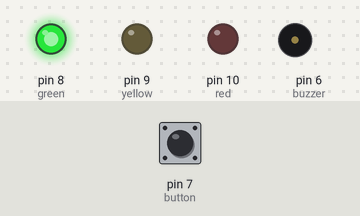
Bench run of a sketch on a simulated Arduino Uno, built with avr-gcc and run on an emulated ATmega328P. Shown: output pins drawn as LEDs (lit = HIGH), buzzer (waves = sounding, pin HIGH). The inputs (shaded band) are chosen by the test bench; at power-on: pin 7 (button) LOW.

Above: at 1.2 s.
1.3 s: pin 7 (button) pulled HIGH for 0.15 s
At 2.0 s:
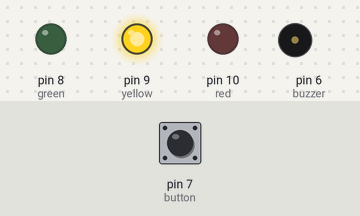
At 10.5 s:
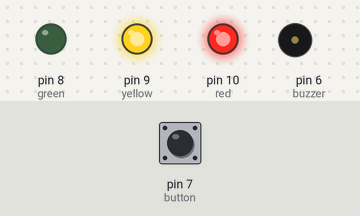
12.3 s: pin 7 (button) pulled HIGH for 3.2 s
At 18.7 s:
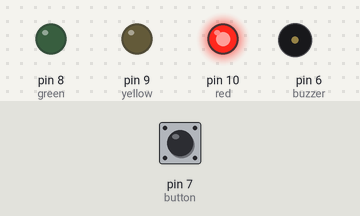
Timing chart, 0 to 24.5 s (numbered marks = the images above; inputs shaded):
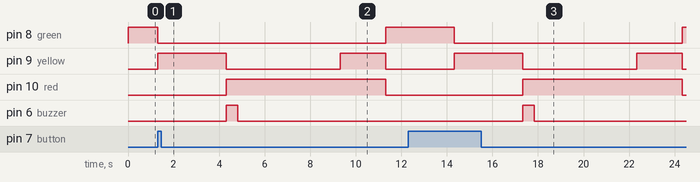

Measured:
- after the input at 1.3 s, pin 8 (green): HIGH → LOW at once, → HIGH 10.0 s later; pin 9 (yellow): LOW → HIGH at once, → LOW 3.0 s later, → HIGH 5.0 s later, → LOW 2.0 s later; pin 10 (red): LOW → HIGH after 3.0 s, → LOW 7.0 s later; pin 6 (buzzer): LOW → HIGH after 3.0 s, → LOW 0.50 s later
- after the input at 12.3 s, pin 8 (green): HIGH → LOW after 2.0 s, → HIGH 10.0 s later; pin 9 (yellow): LOW → HIGH after 2.0 s, → LOW 3.0 s later, → HIGH 5.0 s later, → LOW 2.0 s later; pin 10 (red): LOW → HIGH after 5.0 s, → LOW 7.0 s later; pin 6 (buzzer): LOW → HIGH after 5.0 s, → LOW 0.50 s later

The sketch:

sketch_oct27a.ino
```cpp
const int red = 10;
const int yellow = 9;
const int green = 8;
const int button = 7;
const int buzzer = 6;

void setup() {
  // put your setup code here, to run once:
  pinMode(red, OUTPUT);
  pinMode(yellow, OUTPUT);
  pinMode(green, OUTPUT);
  pinMode(button, INPUT);
  pinMode(buzzer, OUTPUT);
  digitalWrite(green,HIGH);
}

void loop() {
  // put your main code here, to run repeatedly:
  if (digitalRead(button) == HIGH) {
    delay(15); //software debounce
    if (digitalRead(button) == HIGH) {
      changeLights();
    }
  }
}

void changeLights() {
  digitalWrite(green,LOW);
  digitalWrite(yellow,HIGH);
  delay(3000); //3 seconds

  digitalWrite(yellow,LOW);
  digitalWrite(red,HIGH);
  digitalWrite(buzzer,HIGH);
  delay(500); //0.5 seconds
  digitalWrite(buzzer,LOW);
  delay(4500); //4.5 seconds

  digitalWrite(yellow, HIGH);
  delay(2000); //2 seconds

  digitalWrite(yellow,LOW);
  digitalWrite(red,LOW);
  digitalWrite(green,HIGH);
  delay(3000); //3 seconds
}
```
